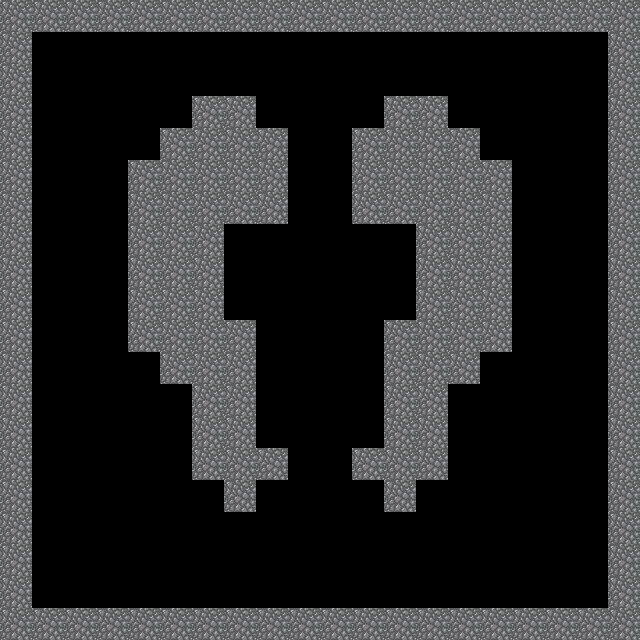

Below is a game level as drawn by its tile map, then a one-line description and the .tmx that defines it (tile-layer data replaced by summaries):
An orthogonal 20x20 tile map with 32x32 px tiles, 2 tile layers (Background, Walls) and 5 objects (playerSpawnPoint1, enemySpawnPoint1, enemySpawnPoint3, enemySpawnPoint4, enemySpawnPoint2).

<map version="1.0" orientation="orthogonal" renderorder="right-down" width="20" height="20" tilewidth="32" tileheight="32" nextobjectid="7">
 <tileset firstgid="1" name="map_tileset" tilewidth="32" tileheight="32" tilecount="100">
  <image source="map_tileset.png" width="320" height="320" />
  <tile id="1">
   <properties>
    <property name="collidable" value="1" />
   </properties>
  </tile>
 </tileset>
 <layer name="Background" width="20" height="20">
  <data>[400 cells, 400 non-empty, 1 distinct tile ids]</data>
 </layer>
 <layer name="Walls" width="20" height="20">
  <data>[400 cells, 156 non-empty, 1 distinct tile ids]</data>
 </layer>
 <objectgroup name="PlayerSpawnPoints">
  <object id="1" name="playerSpawnPoint1" gid="4" x="300.667" y="321" width="32" height="32" />
 </objectgroup>
 <objectgroup name="EnemySpawnPoints">
  <object id="2" name="enemySpawnPoint1" gid="3" x="106" y="570.333" width="32" height="32" />
  <object id="4" name="enemySpawnPoint3" gid="3" x="79" y="104" width="32" height="32" />
  <object id="5" name="enemySpawnPoint4" gid="3" x="538" y="92" width="32" height="32" />
  <object id="6" name="enemySpawnPoint2" gid="3" x="537" y="574" width="32" height="32" />
 </objectgroup>
</map>
